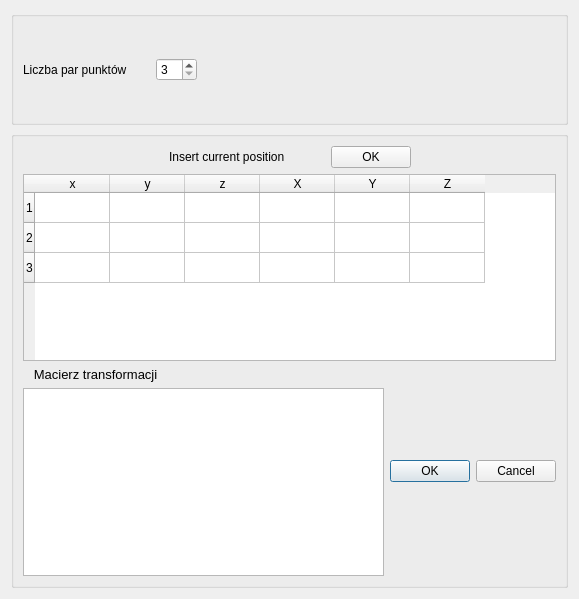
<?xml version="1.0" encoding="UTF-8"?>
<ui version="4.0">
 <class>LandmarkTransformationWidget</class>
 <widget class="QWidget" name="LandmarkTransformationWidget">
  <property name="geometry">
   <rect>
    <x>0</x>
    <y>0</y>
    <width>579</width>
    <height>599</height>
   </rect>
  </property>
  <property name="sizePolicy">
   <sizepolicy hsizetype="Expanding" vsizetype="Expanding">
    <horstretch>0</horstretch>
    <verstretch>0</verstretch>
   </sizepolicy>
  </property>
  <layout class="QVBoxLayout" name="verticalLayout">
   <item>
    <widget class="QGroupBox" name="groupBox">
     <property name="sizePolicy">
      <sizepolicy hsizetype="Preferred" vsizetype="Preferred">
       <horstretch>0</horstretch>
       <verstretch>1</verstretch>
      </sizepolicy>
     </property>
     <property name="title">
      <string/>
     </property>
     <layout class="QHBoxLayout" name="verticalLayout_1">
      <item>
       <widget class="QLabel" name="label">
        <property name="sizePolicy">
         <sizepolicy hsizetype="Maximum" vsizetype="Minimum">
          <horstretch>2</horstretch>
          <verstretch>0</verstretch>
         </sizepolicy>
        </property>
        <property name="text">
         <string>Liczba par punktów       </string>
        </property>
       </widget>
      </item>
      <item>
       <widget class="QSpinBox" name="spinBox">
        <property name="sizePolicy">
         <sizepolicy hsizetype="Maximum" vsizetype="Fixed">
          <horstretch>1</horstretch>
          <verstretch>0</verstretch>
         </sizepolicy>
        </property>
        <property name="minimum">
         <number>3</number>
        </property>
       </widget>
      </item>
      <item>
       <spacer name="horizontalSpacer">
        <property name="orientation">
         <enum>Qt::Horizontal</enum>
        </property>
        <property name="sizeType">
         <enum>QSizePolicy::MinimumExpanding</enum>
        </property>
        <property name="sizeHint" stdset="0">
         <size>
          <width>40</width>
          <height>20</height>
         </size>
        </property>
       </spacer>
      </item>
     </layout>
    </widget>
   </item>
   <item>
    <widget class="QGroupBox" name="groupBox_2">
     <property name="sizePolicy">
      <sizepolicy hsizetype="Preferred" vsizetype="Preferred">
       <horstretch>0</horstretch>
       <verstretch>4</verstretch>
      </sizepolicy>
     </property>
     <property name="title">
      <string/>
     </property>
     <layout class="QVBoxLayout" name="verticalLayout_2">
      <item>
       <layout class="QHBoxLayout" name="horizontalLayout_2">
        <item>
         <spacer name="horizontalSpacer_2">
          <property name="orientation">
           <enum>Qt::Horizontal</enum>
          </property>
          <property name="sizeHint" stdset="0">
           <size>
            <width>40</width>
            <height>20</height>
           </size>
          </property>
         </spacer>
        </item>
        <item>
         <widget class="QLabel" name="label_3">
          <property name="text">
           <string>Insert current position</string>
          </property>
         </widget>
        </item>
        <item>
         <spacer name="horizontalSpacer_4">
          <property name="orientation">
           <enum>Qt::Horizontal</enum>
          </property>
          <property name="sizeType">
           <enum>QSizePolicy::Minimum</enum>
          </property>
          <property name="sizeHint" stdset="0">
           <size>
            <width>40</width>
            <height>20</height>
           </size>
          </property>
         </spacer>
        </item>
        <item>
         <widget class="QPushButton" name="pushButton_record">
          <property name="text">
           <string>OK</string>
          </property>
         </widget>
        </item>
        <item>
         <spacer name="horizontalSpacer_3">
          <property name="orientation">
           <enum>Qt::Horizontal</enum>
          </property>
          <property name="sizeHint" stdset="0">
           <size>
            <width>40</width>
            <height>20</height>
           </size>
          </property>
         </spacer>
        </item>
       </layout>
      </item>
      <item>
       <widget class="QTableWidget" name="tableWidget">
        <attribute name="horizontalHeaderDefaultSectionSize">
         <number>75</number>
        </attribute>
        <attribute name="horizontalHeaderMinimumSectionSize">
         <number>10</number>
        </attribute>
        <attribute name="horizontalHeaderStretchLastSection">
         <bool>false</bool>
        </attribute>
        <row>
         <property name="text">
          <string>1</string>
         </property>
        </row>
        <row>
         <property name="text">
          <string>2</string>
         </property>
        </row>
        <row>
         <property name="text">
          <string>3</string>
         </property>
        </row>
        <column>
         <property name="text">
          <string>x</string>
         </property>
        </column>
        <column>
         <property name="text">
          <string>y</string>
         </property>
        </column>
        <column>
         <property name="text">
          <string>z</string>
         </property>
        </column>
        <column>
         <property name="text">
          <string>X</string>
         </property>
        </column>
        <column>
         <property name="text">
          <string>Y</string>
         </property>
        </column>
        <column>
         <property name="text">
          <string>Z</string>
         </property>
        </column>
       </widget>
      </item>
      <item>
       <layout class="QHBoxLayout" name="horizontalLayout">
        <item>
         <layout class="QVBoxLayout" name="verticalLayout_3" stretch="0,0">
          <property name="sizeConstraint">
           <enum>QLayout::SetDefaultConstraint</enum>
          </property>
          <item>
           <widget class="QLabel" name="label_2">
            <property name="font">
             <font>
              <pointsize>10</pointsize>
             </font>
            </property>
            <property name="text">
             <string>   Macierz transformacji</string>
            </property>
           </widget>
          </item>
          <item>
           <widget class="QTextEdit" name="textEdit">
            <property name="sizePolicy">
             <sizepolicy hsizetype="Expanding" vsizetype="Expanding">
              <horstretch>0</horstretch>
              <verstretch>0</verstretch>
             </sizepolicy>
            </property>
           </widget>
          </item>
         </layout>
        </item>
        <item>
         <widget class="QDialogButtonBox" name="buttonBox">
          <property name="sizePolicy">
           <sizepolicy hsizetype="Maximum" vsizetype="Fixed">
            <horstretch>0</horstretch>
            <verstretch>0</verstretch>
           </sizepolicy>
          </property>
          <property name="standardButtons">
           <set>QDialogButtonBox::Cancel|QDialogButtonBox::Ok</set>
          </property>
          <property name="centerButtons">
           <bool>true</bool>
          </property>
         </widget>
        </item>
       </layout>
      </item>
     </layout>
    </widget>
   </item>
  </layout>
 </widget>
 <resources/>
 <connections>
  <connection>
   <sender>spinBox</sender>
   <signal>valueChanged(int)</signal>
   <receiver>LandmarkTransformationWidget</receiver>
   <slot>changePointsAmount(int)</slot>
   <hints>
    <hint type="sourcelabel">
     <x>407</x>
     <y>93</y>
    </hint>
    <hint type="destinationlabel">
     <x>283</x>
     <y>-12</y>
    </hint>
   </hints>
  </connection>
  <connection>
   <sender>buttonBox</sender>
   <signal>accepted()</signal>
   <receiver>LandmarkTransformationWidget</receiver>
   <slot>computeMatrix()</slot>
   <hints>
    <hint type="sourcelabel">
     <x>536</x>
     <y>587</y>
    </hint>
    <hint type="destinationlabel">
     <x>500</x>
     <y>332</y>
    </hint>
   </hints>
  </connection>
  <connection>
   <sender>buttonBox</sender>
   <signal>rejected()</signal>
   <receiver>LandmarkTransformationWidget</receiver>
   <slot>clear()</slot>
   <hints>
    <hint type="sourcelabel">
     <x>536</x>
     <y>583</y>
    </hint>
    <hint type="destinationlabel">
     <x>500</x>
     <y>323</y>
    </hint>
   </hints>
  </connection>
 </connections>
 <slots>
  <slot>changePointsAmount(int)</slot>
 </slots>
</ui>
